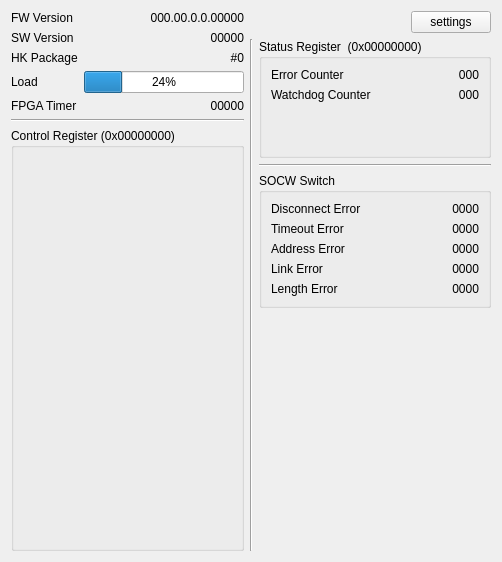
<?xml version="1.0" encoding="UTF-8"?>
<ui version="4.0">
 <class>Form</class>
 <widget class="QWidget" name="Form">
  <property name="geometry">
   <rect>
    <x>0</x>
    <y>0</y>
    <width>502</width>
    <height>562</height>
   </rect>
  </property>
  <property name="windowTitle">
   <string>Form</string>
  </property>
  <layout class="QGridLayout" name="gridLayout">
   <item row="4" column="2">
    <widget class="Line" name="line_2">
     <property name="orientation">
      <enum>Qt::Horizontal</enum>
     </property>
    </widget>
   </item>
   <item row="1" column="2" rowspan="3">
    <widget class="QGroupBox" name="status_box">
     <property name="title">
      <string>Status Register  (0x00000000)</string>
     </property>
     <layout class="QFormLayout" name="formLayout_2">
      <item row="0" column="0">
       <widget class="QLabel" name="label_2">
        <property name="text">
         <string>Error Counter</string>
        </property>
       </widget>
      </item>
      <item row="0" column="1">
       <widget class="QLabel" name="label_err_c">
        <property name="text">
         <string>000</string>
        </property>
        <property name="alignment">
         <set>Qt::AlignRight|Qt::AlignTrailing|Qt::AlignVCenter</set>
        </property>
       </widget>
      </item>
      <item row="1" column="0">
       <widget class="QLabel" name="label_8">
        <property name="text">
         <string>Watchdog Counter</string>
        </property>
       </widget>
      </item>
      <item row="1" column="1">
       <widget class="QLabel" name="label_wdog_c">
        <property name="text">
         <string>000</string>
        </property>
        <property name="alignment">
         <set>Qt::AlignRight|Qt::AlignTrailing|Qt::AlignVCenter</set>
        </property>
       </widget>
      </item>
     </layout>
    </widget>
   </item>
   <item row="5" column="2">
    <widget class="QGroupBox" name="groupBox">
     <property name="title">
      <string>SOCW Switch</string>
     </property>
     <layout class="QFormLayout" name="formLayout_3">
      <item row="0" column="0">
       <widget class="QLabel" name="label_4">
        <property name="text">
         <string>Disconnect Error</string>
        </property>
       </widget>
      </item>
      <item row="1" column="0">
       <widget class="QLabel" name="label_9">
        <property name="text">
         <string>Timeout Error</string>
        </property>
       </widget>
      </item>
      <item row="2" column="0">
       <widget class="QLabel" name="label_10">
        <property name="text">
         <string>Address Error</string>
        </property>
       </widget>
      </item>
      <item row="3" column="0">
       <widget class="QLabel" name="label_11">
        <property name="text">
         <string>Link Error</string>
        </property>
       </widget>
      </item>
      <item row="4" column="0">
       <widget class="QLabel" name="label_12">
        <property name="text">
         <string>Length Error</string>
        </property>
       </widget>
      </item>
      <item row="0" column="1">
       <widget class="QLabel" name="label_disconnect_err">
        <property name="text">
         <string>0000</string>
        </property>
        <property name="scaledContents">
         <bool>false</bool>
        </property>
        <property name="alignment">
         <set>Qt::AlignRight|Qt::AlignTrailing|Qt::AlignVCenter</set>
        </property>
       </widget>
      </item>
      <item row="1" column="1">
       <widget class="QLabel" name="label_timeout_err">
        <property name="text">
         <string>0000</string>
        </property>
        <property name="alignment">
         <set>Qt::AlignRight|Qt::AlignTrailing|Qt::AlignVCenter</set>
        </property>
       </widget>
      </item>
      <item row="2" column="1">
       <widget class="QLabel" name="label_address_err">
        <property name="text">
         <string>0000</string>
        </property>
        <property name="alignment">
         <set>Qt::AlignRight|Qt::AlignTrailing|Qt::AlignVCenter</set>
        </property>
       </widget>
      </item>
      <item row="3" column="1">
       <widget class="QLabel" name="label_link_err">
        <property name="text">
         <string>0000</string>
        </property>
        <property name="alignment">
         <set>Qt::AlignRight|Qt::AlignTrailing|Qt::AlignVCenter</set>
        </property>
       </widget>
      </item>
      <item row="4" column="1">
       <widget class="QLabel" name="label_length_err">
        <property name="text">
         <string>0000</string>
        </property>
        <property name="alignment">
         <set>Qt::AlignRight|Qt::AlignTrailing|Qt::AlignVCenter</set>
        </property>
       </widget>
      </item>
     </layout>
    </widget>
   </item>
   <item row="2" column="0">
    <widget class="Line" name="line">
     <property name="orientation">
      <enum>Qt::Horizontal</enum>
     </property>
    </widget>
   </item>
   <item row="0" column="0" rowspan="2">
    <layout class="QFormLayout" name="formLayout">
     <property name="labelAlignment">
      <set>Qt::AlignLeading|Qt::AlignLeft|Qt::AlignVCenter</set>
     </property>
     <property name="formAlignment">
      <set>Qt::AlignLeading|Qt::AlignLeft|Qt::AlignTop</set>
     </property>
     <item row="0" column="0">
      <widget class="QLabel" name="label">
       <property name="text">
        <string>FW Version</string>
       </property>
      </widget>
     </item>
     <item row="0" column="1">
      <widget class="QLabel" name="label_fw_v">
       <property name="text">
        <string>000.00.0.0.00000</string>
       </property>
       <property name="alignment">
        <set>Qt::AlignRight|Qt::AlignTrailing|Qt::AlignVCenter</set>
       </property>
      </widget>
     </item>
     <item row="1" column="0">
      <widget class="QLabel" name="label_3">
       <property name="text">
        <string>SW Version</string>
       </property>
      </widget>
     </item>
     <item row="1" column="1">
      <widget class="QLabel" name="label_sw_v">
       <property name="text">
        <string>00000</string>
       </property>
       <property name="alignment">
        <set>Qt::AlignRight|Qt::AlignTrailing|Qt::AlignVCenter</set>
       </property>
      </widget>
     </item>
     <item row="2" column="0">
      <widget class="QLabel" name="label_5">
       <property name="text">
        <string>HK Package</string>
       </property>
      </widget>
     </item>
     <item row="2" column="1">
      <widget class="QLabel" name="label_hk_c">
       <property name="text">
        <string>#0</string>
       </property>
       <property name="alignment">
        <set>Qt::AlignRight|Qt::AlignTrailing|Qt::AlignVCenter</set>
       </property>
      </widget>
     </item>
     <item row="3" column="0">
      <widget class="QLabel" name="label_6">
       <property name="text">
        <string>Load</string>
       </property>
      </widget>
     </item>
     <item row="4" column="0">
      <widget class="QLabel" name="label_7">
       <property name="text">
        <string>FPGA Timer</string>
       </property>
      </widget>
     </item>
     <item row="4" column="1">
      <widget class="QLabel" name="label_fpga_time">
       <property name="text">
        <string>00000</string>
       </property>
       <property name="alignment">
        <set>Qt::AlignRight|Qt::AlignTrailing|Qt::AlignVCenter</set>
       </property>
      </widget>
     </item>
     <item row="3" column="1">
      <widget class="FloatProgress" name="load_bar">
       <property name="value">
        <number>24</number>
       </property>
      </widget>
     </item>
    </layout>
   </item>
   <item row="0" column="2">
    <layout class="QHBoxLayout" name="horizontalLayout_2">
     <item>
      <spacer name="horizontalSpacer">
       <property name="orientation">
        <enum>Qt::Horizontal</enum>
       </property>
       <property name="sizeHint" stdset="0">
        <size>
         <width>40</width>
         <height>20</height>
        </size>
       </property>
      </spacer>
     </item>
     <item>
      <widget class="QPushButton" name="settings_btn">
       <property name="text">
        <string>settings</string>
       </property>
      </widget>
     </item>
    </layout>
   </item>
   <item row="6" column="2">
    <spacer name="verticalSpacer">
     <property name="orientation">
      <enum>Qt::Vertical</enum>
     </property>
     <property name="sizeHint" stdset="0">
      <size>
       <width>20</width>
       <height>40</height>
      </size>
     </property>
    </spacer>
   </item>
   <item row="3" column="0" rowspan="4">
    <widget class="QGroupBox" name="control_box">
     <property name="title">
      <string>Control Register (0x00000000)</string>
     </property>
     <layout class="QHBoxLayout" name="horizontalLayout">
      <item>
       <widget class="SwitchBoard" name="control_switches" native="true"/>
      </item>
     </layout>
    </widget>
   </item>
   <item row="1" column="1" rowspan="6">
    <widget class="Line" name="line_3">
     <property name="orientation">
      <enum>Qt::Vertical</enum>
     </property>
    </widget>
   </item>
  </layout>
 </widget>
 <customwidgets>
  <customwidget>
   <class>SwitchBoard</class>
   <extends>QWidget</extends>
   <header location="global">utils.widget</header>
   <container>1</container>
  </customwidget>
  <customwidget>
   <class>FloatProgress</class>
   <extends>QProgressBar</extends>
   <header location="global">utils.widget</header>
  </customwidget>
 </customwidgets>
 <resources/>
 <connections/>
</ui>
